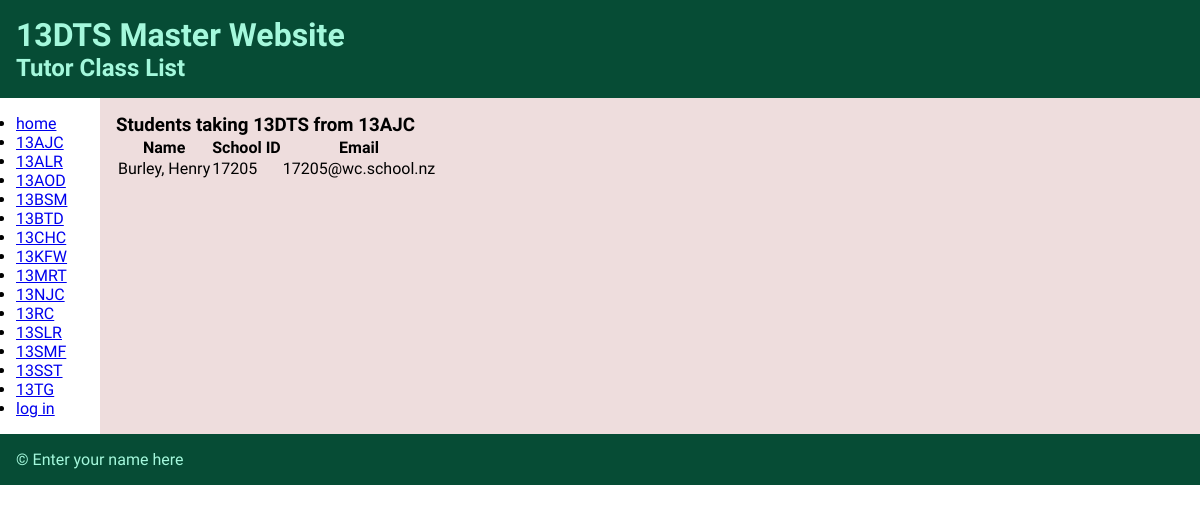
The app's page /class/1 with its own data.
### tables this page shows
CREATE TABLE tutor_classes
(
	id integer
		constraint tutor_classes_pk
			primary key autoincrement,
	class_name char(5)
);

CREATE TABLE students
(
	id integer
		constraint students_pk
			primary key autoincrement,
	year_level integer,
	schl_id integer,
	surname varchar(20),
	first_name varchar(15),
	tutor_id integer,
	email char(18)
, editor_id integer default 1);

### app.py (the view, shortened to what this page needs)
@app.route('/class/<tutor_id>', methods=["GET", "POST"])
def render_class(tutor_id):
    con = create_connection(DB_NAME)
    query = "SELECT id, year_level, schl_id, surname, first_name, tutor_id, email" \
            " FROM students WHERE tutor_id=? ORDER BY surname, first_name ASC"
    cur = con.cursor()  # You need this line next
    cur.execute(query, (tutor_id, ))  # this line actually executes the query
    student_list = cur.fetchall()  # puts the results into a list usable in python
    query = "SELECT id, class_name" \
            " FROM tutor_classes WHERE id=?" \
            "ORDER BY class_name ASC"
    cur = con.cursor()  # You need this line next
    cur.execute(query, (tutor_id, ))  # this line actually executes the query
    tutor_classes = cur.fetchall()  # puts the results into a list usable in python
    print(tutor_classes)
    tutor_class = tutor_classes[0][1]
    con.close()
    class_list = get_classes()
    return render_template('class.html', students=student_list, classes=class_list, tutor_class=tutor_class, logged_in=is_logged_in())

### app.py (called while the page is built)
def create_connection(db_file):
    try:
        connection = sqlite3.connect(db_file)
        return connection
    except Error as e:
        print(e)
    return None

def get_classes():
    con = create_connection(DB_NAME)
    query = "SELECT id, class_name" \
            " FROM tutor_classes ORDER BY class_name ASC"
    cur = con.cursor()  # You need this line next
    cur.execute(query)  # this line actually executes the query
    class_list = cur.fetchall()  # puts the results into a list usable in python
    con.close()
    return class_list

def is_logged_in():
    if session.get("email") is None:
        print("not logged in")
        return False
    else:
        print("logged in")
        return True

### templates/class.html (shortened to what this page needs)
{% extends "base.html" %}
{% block pageheading %}Tutor Class List{% endblock %}
{% block main %}
    <h3>Students taking 13DTS from {{ tutor_class }}</h3>
    <table>
    <tr>
        <th>Name</th>
        <th>School ID</th>
        <th>Email</th>
    </tr>
    {% for student in students %}
    <tr>
        <td>{{ student[3] }}, {{ student[4] }}</td>
        <td>{{ student[2] }}</td>
        <td>{{ student[6] }}</td>
    </tr>
    {% endfor %}
    </table>
{% endblock %}

### templates/base.html (shortened to what this page needs)
<!DOCTYPE html>
<html lang="en">
<head>
    <link href="{{ url_for('static', filename='css/style.css') }}" rel="stylesheet">
</head>
<body>
    <div id="container">
        <header>
            <h1>13DTS Master Website</h1>
            <h2>{% block pageheading %}{% endblock %}</h2>
        </header>
        <nav>
            <ul>
                <li><a href="/">home</a></li>
                {% for class in classes %}
                <li>
                    <a href="/class/{{ class[0] }}">{{ class[1] }}</a>
                </li>
                {% endfor %}
                <li>{% if logged_in %}
                <a href="/logout">log out</a>
                {%  else %}
                <a href="/login">log in</a>
                {%  endif %}
                </li>
            </ul>
        </nav>
        <div id="main">
            {% block main %}
            {% endblock %}
        </div>
        <footer>
            <p>&copy; Enter your name here</p>
        </footer>
    </div>
</body>
</html>

### static/css/style.css (style rules this page uses)
* { font-family: Comfortaa, sans-serif; margin: 0; padding: 0; box-sizing: border-box; }
#container { display: grid; grid-template-columns: 100px auto; grid-template-areas: 'header header' 'nav main' 'footer footer'; }
header { grid-area: header; background-color: #064c35; color: #a4f8dc; padding: 1rem; }
nav { grid-area: nav; padding: 1rem; }
#main { grid-area: main; padding: 1rem; background-color: #edd; }
footer { grid-area: footer; padding: 1rem; background-color: #064c35; color: #a4f8dc; }

### records on screen
tutor_classes: class_name "13AJC"
tutor_classes: class_name "13ALR"
tutor_classes: class_name "13AOD"
tutor_classes: class_name "13BSM"
tutor_classes: class_name "13BTD"
tutor_classes: class_name "13CHC"
tutor_classes: class_name "13KFW"
tutor_classes: class_name "13MRT"
tutor_classes: class_name "13NJC"
tutor_classes: class_name "13RC"
tutor_classes: class_name "13SLR"
tutor_classes: class_name "13SMF"
tutor_classes: class_name "13SST"
tutor_classes: class_name "13TG"
students: surname "Burley", first_name "Henry", schl "17205", email "17205@wc.school.nz"
